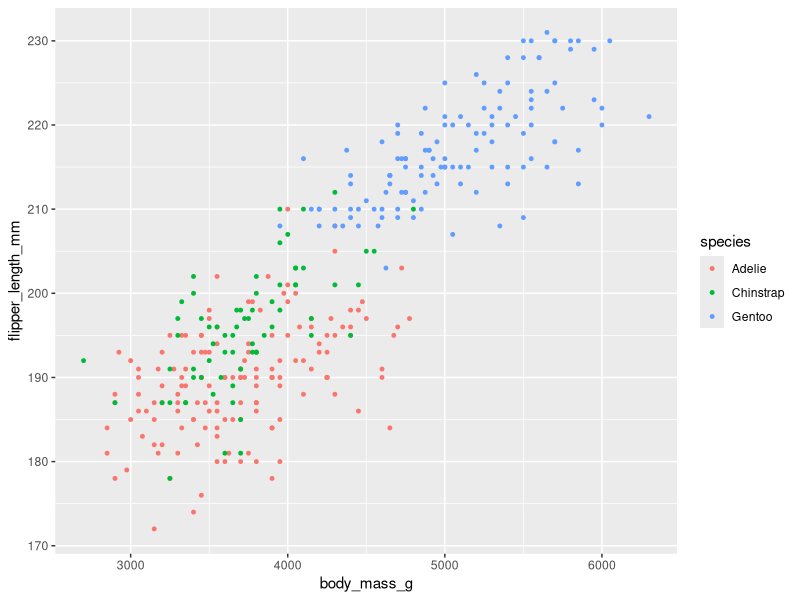

The R script that drew this image:
## ---- chunk 1
knitr::opts_chunk$set(echo = TRUE)
library(tidyverse)
library(palmerpenguins)
## ---- chunk 2
#----tell it that you are using ggplot, give dataset you will use, and give variables we will deal with (tell it what x and y are)
#----use exact name of variables in data set because R is case and spelling sensitive 
#----tell it that you want to give different colors for each species 

ggplot(data = penguins, aes(x = body_mass_g, y = flipper_length_mm)) +
  geom_point(aes(color = species), size=1)
